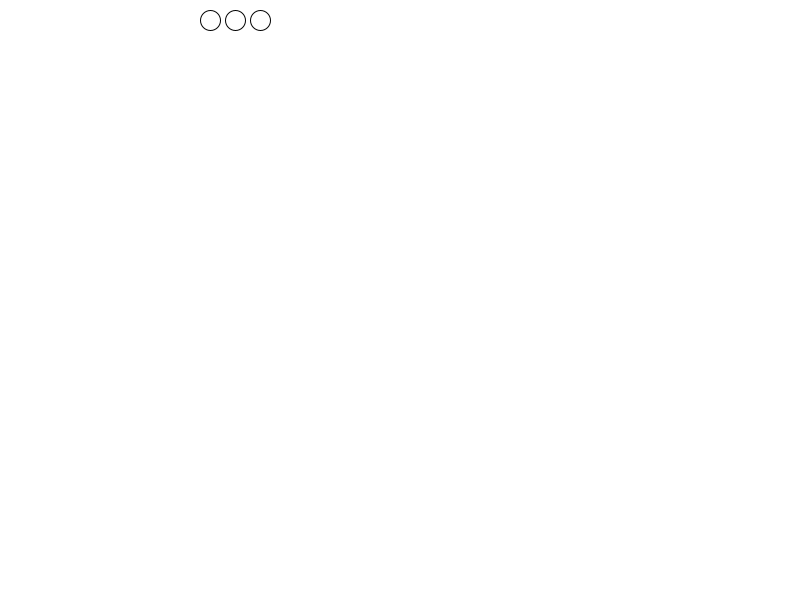
Frame 1 (no input)
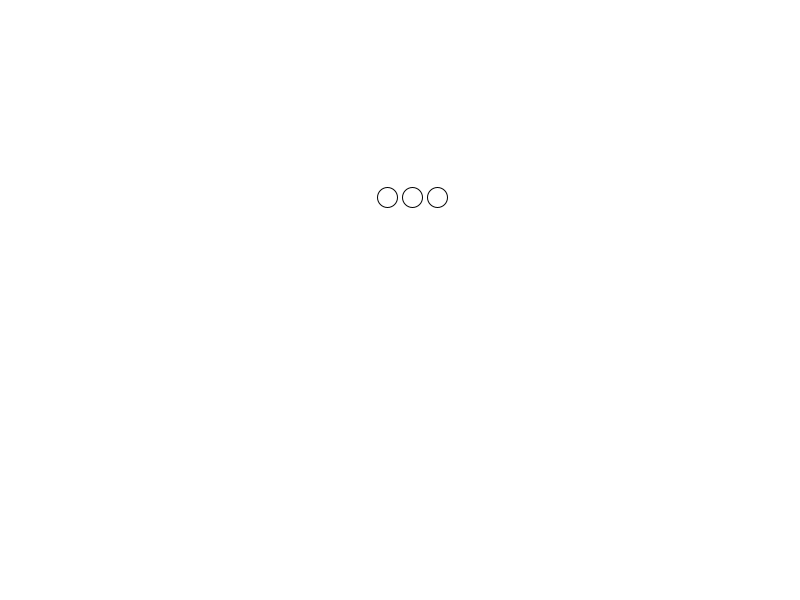
Frame 60 (the mouse pressed at the canvas centre just before this capture)
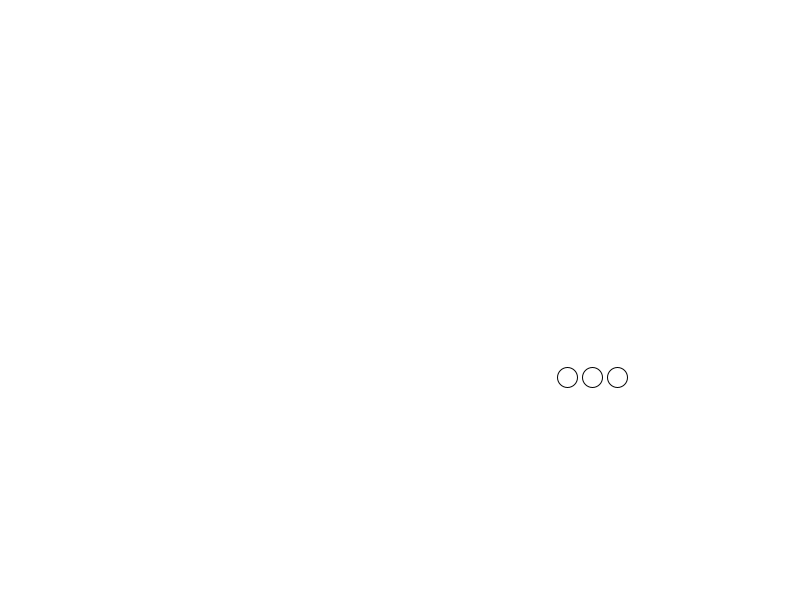
Frame 120 (the mouse held since frame 60 and released just before this capture)

The Processing sketch that drew these frames (run headless with seeded random() and noise(); from frame 60 on, the mouse is pressed at the canvas centre):

// Processing sketch: processing_161178
// ── processing_161178.pde

int x = 200;
int y = 20;
int xspeed = 3;
int yspeed = 3;

void setup() {
  size(800, 600);

}

void draw() {
    background(255);
    int xpos = x; // actual x position.  Add to this line
    int ypos = y;
    
    if (xpos > width -70 || xpos < 0) { // left and right walls
      xspeed = -xspeed; // go the other way
      
    }
    
    if (y > height - 10 || y < 0 + 10) { // top and bottom walls
      yspeed = -yspeed; // go the other way 
      
    }
    
   {
    int count = 0;
    int spacing = 10;
    while (count < 3){
    ellipse(xpos + spacing, y, 20, 20);
    spacing = spacing + 25;
    count = count +1;
    }
   }
  
  x+=xspeed; // this effectively moves them
  y+=yspeed;
}
